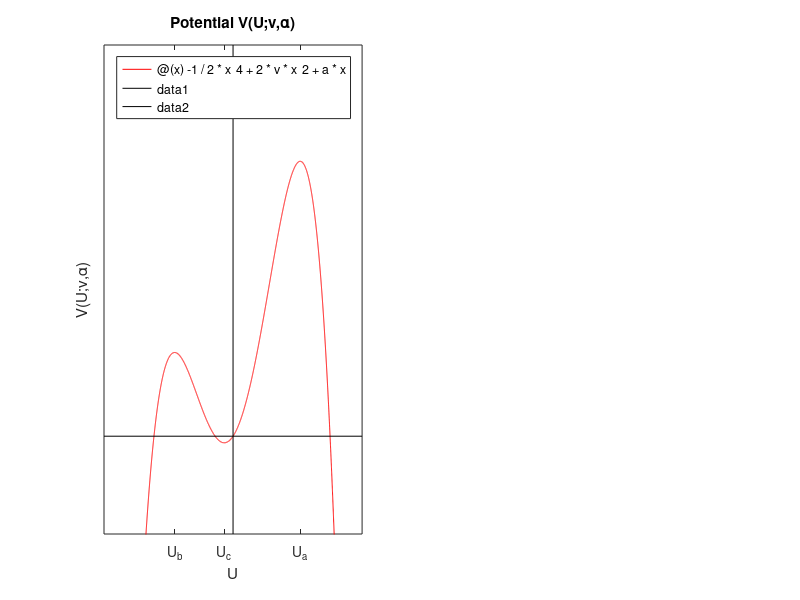

Write the MATLAB code that produced this figure. (Note: this script raises an error after producing the figure.)
clf;
%
%% First figure
v= 3;
a = 4;
figure(1);
subplot(121)
fplot(@(x) -1/2*x^4+2*v*x^2+a*x,'r');xlabel('U'); ylabel('V(U;v,\alpha)');
title('Potential V(U;v,\alpha)')
interestpoints = [2.60167, 2, -2.26180, -1.2,  -0.33987];
yval = -1/2*interestpoints.^4+2*v*interestpoints.^2+a*interestpoints;
ylim([-10,40])
xL = xlim;
yL = ylim;
line([0 0], yL,'Color','k');
line(xL, [0 0],'Color','k');
set(gca,'XTick',[], 'YTick', []);
names = {'U_b'; 'U_c'; 'U_a'};
set(gca,'xtick',[-2.26180,-0.33987,2.60167],'xticklabel',names)
yline([35,yval,-5],'--',{'\beta_0','\beta_1','\beta_2','\beta_3','\beta_4','\beta_5','\beta_6'})



xlimit = 4.5;
ylimit = 4.5;
subplot(1,2,2)
title('Phase portrait')
hold on
[X,Y] = meshgrid(linspace(-xlimit,xlimit,1000),linspace(-ylimit,ylimit,1000));
clear betalines
yval = [29, yval,-5];
Colors = {'k','r','b', 'g', 'c', 'm', 'y'};
for index1 = 1:length(yval)
    beta = yval(index1);
    if ~any(index1 == [2,4,6])
        tol = 10^(-1);
    else
        tol = 10^(-2);
    end
    Indices = abs(Y.^2/2+(-X.^4/2+2*v*X.^2+a*X)-beta)<=tol;
    betalines{index1} = [X(Indices),Y(Indices)];
    scatter(betalines{index1}(:,1),betalines{index1}(:,2),1,Colors{index1})
end
text(2.60167-0.15,2, '\beta_0', 'Color', 'k');text(2.60167-0.15,1, '\beta_1', 'Color', 'r');text(2.60167-1,0.4, '\beta_2', 'Color', 'b');text(2.60167-1.5,0.4, '\beta_3', 'Color', 'g');text(2.60167-2,0.4, '\beta_4', 'Color', 'c');
text(-0.33987-0.5,0.4,'\beta_5', 'Color', 'm'); text(-3.8,0.4,'\beta_6', 'Color', 'y');
clear X Y
[X,Y] = meshgrid(linspace(-xlimit,xlimit,16),linspace(-ylimit,ylimit,16));
U = Y;
V = -(-2*X.^3+4*v*X+a);
Un = U./sqrt(U.^2+V.^2)/3;
Vn = V./sqrt(U.^2+V.^2)/3;
quiver(X,Y,Un,Vn,0,'color', [0 0.5 0]); xlim([-xlimit,xlimit]);ylim([-ylimit,ylimit])
line([0 0], yL,'LineStyle','--','Color','k');
line(xL, [0 0],'LineStyle','--','Color','k');
set(gca,'XTick',[], 'YTick', []);
text(xlimit+0.1,0,'U_1'); text(0,ylimit-0.2,'U_2');text(-2.26180+0.1,0.1,'U_b');text(-0.33987+0.1,0.1,'U_c');text(2.60167+0.1,0.1,'U_a');
scatter([-2.26180,-0.33987,2.60167],[0,0,0],'o','MarkerEdgeColor','k','MarkerFaceColor','k')

clear all
%% Second figure
v= 0;
a = 12;
figure(2);
subplot(121)
fplot(@(x) -1/2*x^4+2*v*x^2+a*x,'r');xlabel('U'); ylabel('V(U;v,\alpha)');
title('Potential V(U;v,\alpha)')
interestpoints = [(a/2)^(1/3),1];
yval = -1/2*interestpoints.^4+2*v*interestpoints.^2+a*interestpoints;
ylim([-10,40])
xL = xlim;
yL = ylim;
line([0 0], yL,'Color','k');
line(xL, [0 0],'Color','k');
set(gca,'XTick',[], 'YTick', []);
names = {'U_a'};
set(gca,'xtick',[(a/2)^(1/3)],'xticklabel',names)
yline(yval,'--',{'\beta_1','\beta_2'})



xlimit = 4.5;
ylimit = 4.5;
subplot(1,2,2)
title('Phase portrait')
hold on
[X,Y] = meshgrid(linspace(-xlimit,xlimit,1000),linspace(-ylimit,ylimit,1000));

clear betalines
Colors = {'r','b'};
for index1 = 1:length(yval)
    beta = yval(index1);
    tol = 10^(-1);
    Indices = abs(Y.^2/2+(-X.^4/2+2*v*X.^2+a*X)-beta)<=tol;
    betalines{index1} = [X(Indices),Y(Indices)];
    scatter(betalines{index1}(:,1),betalines{index1}(:,2),1,Colors{index1})
end
text((a/2)^(1/3)-0.1,1, '\beta_1', 'Color', 'r');text(2.60167-1.5,0.4, '\beta_2', 'Color', 'b');
clear X Y
[X,Y] = meshgrid(linspace(-xlimit,xlimit,16),linspace(-ylimit,ylimit,16));
U = Y;
V = -(-2*X.^3+4*v*X+a);
Un = U./sqrt(U.^2+V.^2)/3;
Vn = V./sqrt(U.^2+V.^2)/3;
quiver(X,Y,Un,Vn,0,'color', [0 0.5 0]); xlim([-xlimit,xlimit]);ylim([-ylimit,ylimit])
line([0 0], yL,'LineStyle','--','Color','k');
line(xL, [0 0],'LineStyle','--','Color','k');
set(gca,'XTick',[], 'YTick', []);
text(xlimit+0.1,0,'U_1'); text(0,ylimit-0.2,'U_2');text((a/2)^(1/3)+0.1,0.15,'U_a');
scatter((a/2)^(1/3),0,'o','MarkerEdgeColor','k','MarkerFaceColor','k')

%}
clear all
%% Third figure
v= 2;
a = 0;
figure(3);
subplot(121)
fplot(@(x) -1/2*x^4+2*v*x^2+a*x,'r');xlabel('U'); ylabel('V(U;v,\alpha)');
title('Potential V(U;v,\alpha)')
interestpoints = [0, -1, -2, 2];
yval = -1/2*interestpoints.^4+2*v*interestpoints.^2+a*interestpoints;
ylim([-20,20])
xL = xlim;
yL = ylim;
line([0 0], yL,'Color','k');
line(xL, [0 0],'Color','k');
set(gca,'XTick',[], 'YTick', []);
names = {'U_a','U_b', 'U_c'};
set(gca,'xtick',[-2,0,2],'xticklabel',names)
yline(yval,'--',{'\beta_3','\beta_2','\beta_1','\beta_1'})


xlimit = 4.5;
ylimit = 4.5;
subplot(1,2,2)
title('Phase portrait')
hold on
[X,Y] = meshgrid(linspace(-xlimit,xlimit,1000),linspace(-ylimit,ylimit,1000));

clear betalines
Colors = {'g','b','r','r'};
for index1 = 1:length(yval)
    beta = yval(index1);

    tol = 10^(-1.5);

    Indices = abs(Y.^2/2+(-X.^4/2+2*v*X.^2+a*X)-beta)<=tol;
    betalines{index1} = [X(Indices),Y(Indices)];
    scatter(betalines{index1}(:,1),betalines{index1}(:,2),1,Colors{index1})
end
text(-2-0.1,1, '\beta_1', 'Color', 'r');text(-1+.1,0.4, '\beta_2', 'Color', 'b');text(-0.1,0.4, '\beta_3', 'Color', 'g');
clear X Y
[X,Y] = meshgrid(linspace(-xlimit,xlimit,16),linspace(-ylimit,ylimit,16));
U = Y;
V = -(-2*X.^3+4*v*X+a);
Un = U./sqrt(U.^2+V.^2)/3;
Vn = V./sqrt(U.^2+V.^2)/3;
quiver(X,Y,Un,Vn,0,'color', [0 0.5 0]); xlim([-xlimit,xlimit]);ylim([-ylimit,ylimit])
line([0 0], yL,'LineStyle','--','Color','k');
line(xL, [0 0],'LineStyle','--','Color','k');
set(gca,'XTick',[], 'YTick', []);
text(xlimit+0.1,0,'U_1'); text(0,ylimit-0.2,'U_2');text(-2+0.1,0.15,'U_a');text(0.1,0.15,'U_b');text(2+0.1,0.15,'U_c');
scatter([-2,0,2],[0,0,0],'o','MarkerEdgeColor','k','MarkerFaceColor','k')

clear all
%% fourth figure
v= 3/(4*2^(1/3));
a = -1;
figure(4);
subplot(121)
fplot(@(x) -1/2*x^4+2*v*x^2+a*x,'r');xlabel('U'); ylabel('V(U;v,\alpha)');
title('Potential V(U;v,\alpha)')
interestpoints = [-1.25992, -.5, 0.629955];
yval = -1/2*interestpoints.^4+2*v*interestpoints.^2+a*interestpoints;
ylim([-5,5])
xL = xlim;
yL = ylim;
line([0 0], yL,'Color','k');
line(xL, [0 0],'Color','k');
set(gca,'XTick',[], 'YTick', []);
names = {'U_a','U_b'};
set(gca,'xtick',[-1.25992, 0.629955],'xticklabel',names)
yline(yval,'--',{'\beta_1','\beta_2','\beta_3'})



xlimit = 4.5;
ylimit = 4.5;
subplot(1,2,2)
title('Phase portrait')
hold on
[X,Y] = meshgrid(linspace(-xlimit,xlimit,1000),linspace(-ylimit,ylimit,1000));

clear betalines
Colors = {'r','b','g'};
for index1 = 1:length(yval)
    beta = yval(index1);
    if index1 == 1
        tol = 10^(-1.8);
    elseif index1 == 2
        tol = 10^(-2);
    else
        tol = 10^(-2.5);
    end
    Indices = abs(Y.^2/2+(-X.^4/2+2*v*X.^2+a*X)-beta)<=tol;
    betalines{index1} = [X(Indices),Y(Indices)];
    scatter(betalines{index1}(:,1),betalines{index1}(:,2),1,Colors{index1})
end
text(-1.25992-0.1,1, '\beta_1', 'Color', 'r');text(-.5+.1,0.4, '\beta_2', 'Color', 'b');text(0.629955-0.1,0.4, '\beta_3', 'Color', 'g');
clear X Y
[X,Y] = meshgrid(linspace(-xlimit,xlimit,16),linspace(-ylimit,ylimit,16));
U = Y;
V = -(-2*X.^3+4*v*X+a);
Un = U./sqrt(U.^2+V.^2)/3;
Vn = V./sqrt(U.^2+V.^2)/3;
quiver(X,Y,Un,Vn,0,'color', [0 0.5 0]); xlim([-xlimit,xlimit]);ylim([-ylimit,ylimit])
line([0 0], yL,'LineStyle','--','Color','k');
line(xL, [0 0],'LineStyle','--','Color','k');
set(gca,'XTick',[], 'YTick', []);
text(xlimit+0.1,0,'U_1'); text(0,ylimit-0.2,'U_2');text(-1.25992+0.1,0.15,'U_a');text(0.629955+0.1,0.15,'U_b');
scatter([-1.25992,0.629955],[0,0],'o','MarkerEdgeColor','k','MarkerFaceColor','k')